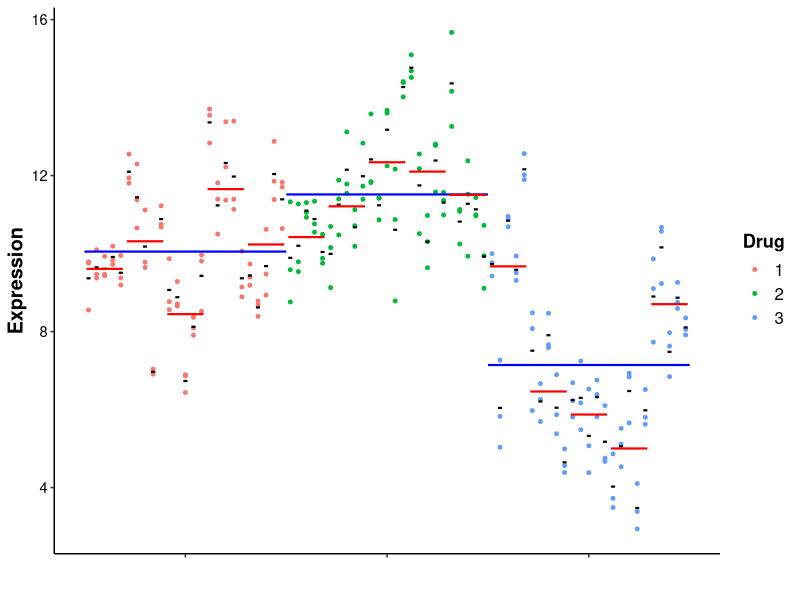

Recreate this plot in R.

# Plot for expression data ------------------------------------------------

library(ggplot2)
library(dplyr)

# Import data -------------------------------------------------------------

expr_data <- read.csv("data/expression_data.csv")


# Add news columns for groups ---------------------------------------------

expr_data_2 <- expr_data %>% 
  mutate(
    A       = as.factor(A),
    group_a = rep(c(13, 38, 63), each = 75),            # Drug kind
    group_b = rep(seq(3, 73, by = 5), each = 15),       # Mice  
    group_c = rep(1:75, each = 3)                       # Cells 
  )


# Scatter plot -------------------------------------------------------------

# Scatter plot with geom_point

expr_plot <- ggplot(expr_data_2, aes(x = group_c, y = expr)) +
  geom_point(aes(color = A), size = 1) +
  stat_summary(
    fun = mean, geom = "crossbar", width = 0.5, color = "black", size = 0.3
  ) +
  stat_summary(
    aes(x = group_a, y = expr), 
    fun = mean, geom = "crossbar", width = 25, color = "blue", size = 0.3
  ) +
  stat_summary(
    aes(x = group_b, y = expr),
    fun = mean, geom = "crossbar", width = 4.5, color = "red", size = 0.3
  ) +
  labs(color = "Drug", y = "Expression", x = " ") +
  scale_x_continuous(breaks = c(13, 38, 63), labels = c("", "", "")) +
  theme_classic() +
  theme(
    axis.title.y = element_text(face = "bold", color = "black", size = rel(1.3)),
    axis.text.y  = element_text(color = "black", size = rel(1.2)),
    legend.text  = element_text(size = rel(1.1)),
    legend.title = element_text(face = "bold", size = rel(1.2))
    )

# Save the plot
ggsave(
  "graphs/expr_plot.jpeg", 
  plot = expr_plot, 
  units = "cm", width = 20, height = 10,
  dpi = 500
  )
